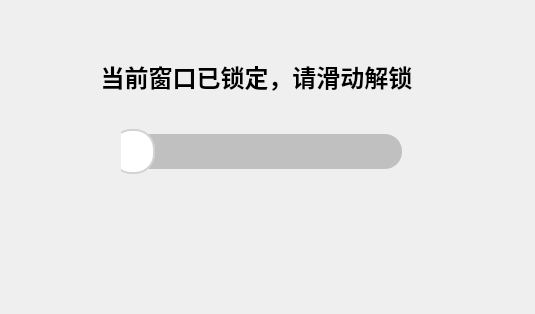
<?xml version="1.0" encoding="UTF-8"?>
<ui version="4.0">
 <class>LockWidget</class>
 <widget class="QWidget" name="LockWidget">
  <property name="geometry">
   <rect>
    <x>0</x>
    <y>0</y>
    <width>535</width>
    <height>314</height>
   </rect>
  </property>
  <property name="windowTitle">
   <string>Form</string>
  </property>
  <property name="styleSheet">
   <string notr="true"/>
  </property>
  <layout class="QGridLayout" name="gridLayout">
   <item row="0" column="0">
    <widget class="QWidget" name="widget" native="true">
     <property name="styleSheet">
      <string notr="true"/>
     </property>
     <widget class="QSlider" name="slider">
      <property name="geometry">
       <rect>
        <x>110</x>
        <y>110</y>
        <width>281</width>
        <height>61</height>
       </rect>
      </property>
      <property name="sizePolicy">
       <sizepolicy hsizetype="Expanding" vsizetype="Expanding">
        <horstretch>0</horstretch>
        <verstretch>0</verstretch>
       </sizepolicy>
      </property>
      <property name="cursor">
       <cursorShape>OpenHandCursor</cursorShape>
      </property>
      <property name="styleSheet">
       <string notr="true">QSlider::handle:horizontal {
    width: 40px;
    height: 40px;
    margin-top: -5px; /* 根据滑槽高度调整这个值 */
    margin-left: -10px;
    margin-bottom: -5px; /* 根据滑槽高度调整这个值 */
    margin-right: 0px;
    background: white; /* 白色滑块 */
    border: 2px solid lightgray; /* 边框颜色 */
    border-radius: 20px; /* 设置圆形 */
}

QSlider::groove:horizontal {
    height: 35px;
    left: 0px;
    right: 0px;
    border: 0px;
    border-radius: 17px; /* 确保圆角 */
    background: rgba(0, 0, 0, 50); /* 滑槽背景 */
}

QSlider::sub-page:horizontal {
    border-radius: 17px; /* 确保与 groove 保持一致 */
    background: rgb(64, 191, 191); /* 已经过的部分颜色 */
}

QSlider::add-page:horizontal {
    border-radius: 17px; /* 也对未经过的部分设置圆角 */
    background: transparent; /* 设置为透明或其他颜色 */
}
</string>
      </property>
      <property name="orientation">
       <enum>Qt::Horizontal</enum>
      </property>
     </widget>
     <widget class="QLabel" name="label">
      <property name="geometry">
       <rect>
        <x>70</x>
        <y>40</y>
        <width>351</width>
        <height>51</height>
       </rect>
      </property>
      <property name="font">
       <font>
        <pointsize>18</pointsize>
        <bold>true</bold>
       </font>
      </property>
      <property name="text">
       <string>当前窗口已锁定，请滑动解锁</string>
      </property>
      <property name="alignment">
       <set>Qt::AlignCenter</set>
      </property>
     </widget>
    </widget>
   </item>
  </layout>
 </widget>
 <resources/>
 <connections/>
</ui>
